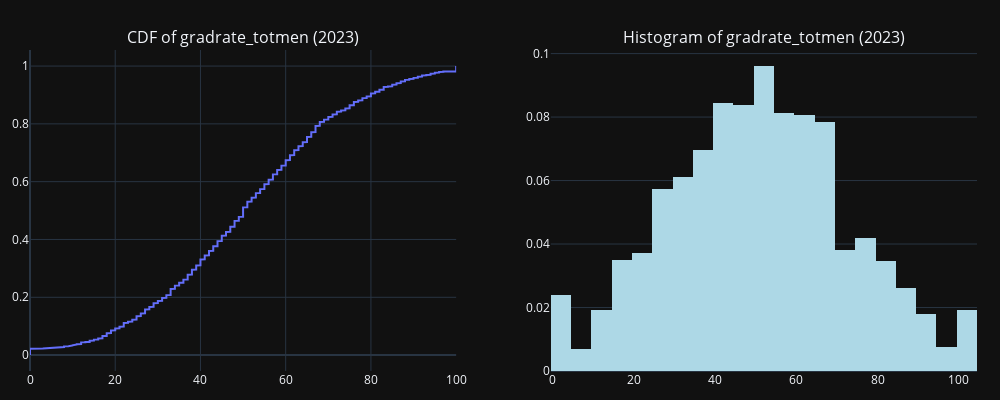

Notebook code for this chart:
### Code cell
# graduation
plot_empirical_PMFandCDF(grad_df.query('year==2023'),'gradrate_totmen')

### Figure 1 — Plotly figure (JSON) as saved in the notebook; plotly's stock layout.template omitted (floating-point values rounded to 4 significant figures; data arrays with more than 128 entries replaced by an {"elided": "..."} marker saying what was removed)
{"data": [{"mode": "lines", "type": "scatter", "x": {"elided": "1884 float values"}, "xaxis": "x", "y": {"elided": "1884 float values"}, "yaxis": "y"}, {"histnorm": "probability", "marker": {"color": "lightblue"}, "type": "histogram", "x": {"elided": "1884 float values"}, "xaxis": "x2", "yaxis": "y2"}], "layout": {"annotations": [{"font": {"size": 16}, "showarrow": false, "text": "CDF of gradrate_totmen (2023)", "x": 0.225, "xanchor": "center", "xref": "paper", "y": 1, "yanchor": "bottom", "yref": "paper"}, {"font": {"size": 16}, "showarrow": false, "text": "Histogram of gradrate_totmen (2023)", "x": 0.775, "xanchor": "center", "xref": "paper", "y": 1, "yanchor": "bottom", "yref": "paper"}], "height": 400, "margin": {"b": 20, "l": 20, "pad": 0, "r": 20, "t": 50}, "showlegend": false, "width": 1000, "xaxis": {"anchor": "y", "domain": [0, 0.45]}, "xaxis2": {"anchor": "y2", "domain": [0.55, 1]}, "yaxis": {"anchor": "x", "domain": [0, 1]}, "yaxis2": {"anchor": "x2", "domain": [0, 1]}}}
